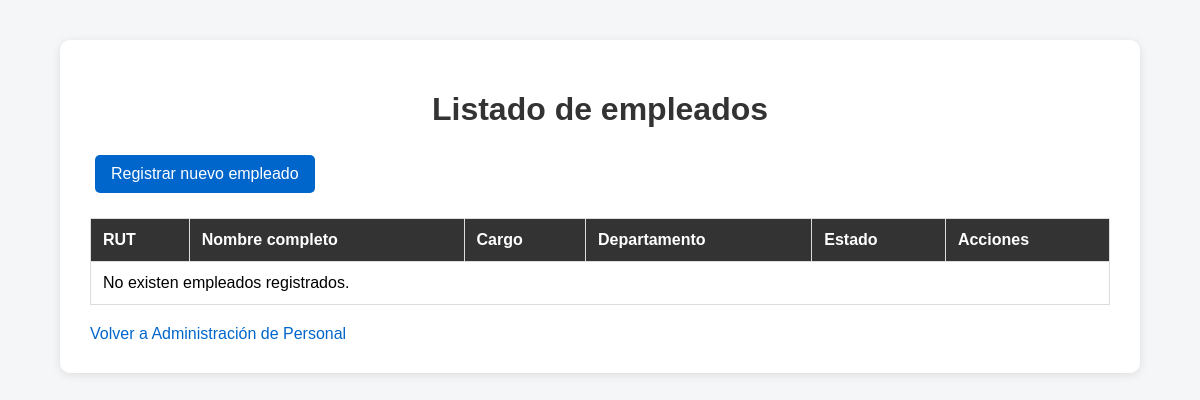
The page /personal/empleados/ (signed in) on the database as committed earlier.
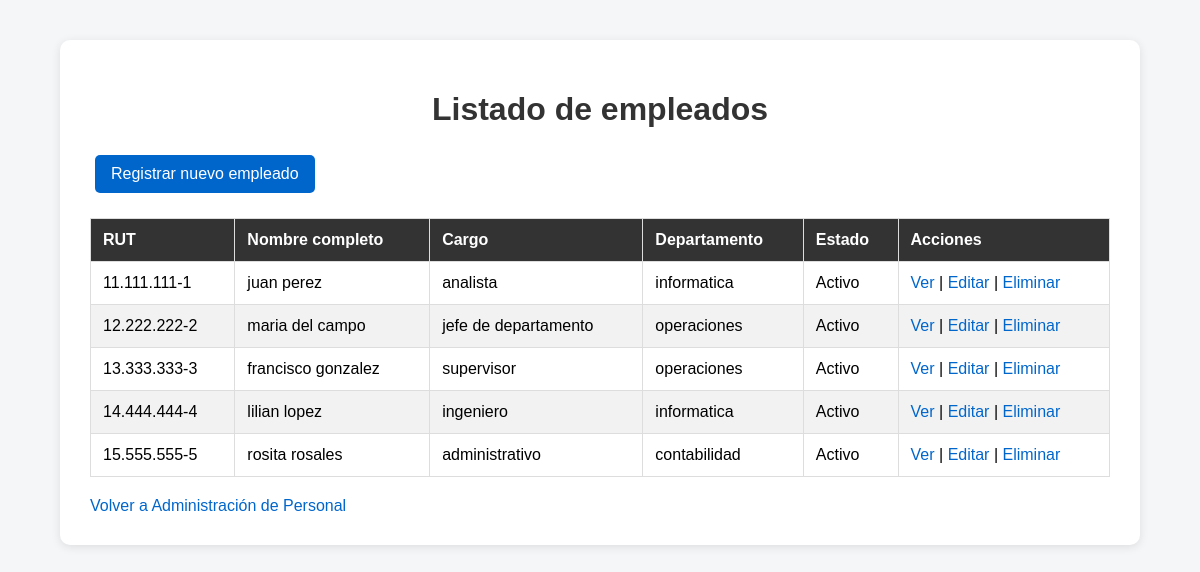
The same page on the database as committed later.
### personal/models.py (models this page shows, shortened)
class Empleado(models.Model):
    ESTADOS = [
        ('Activo', 'Activo'),
        ('Inactivo', 'Inactivo'),
    ]
    rut = models.CharField(
        max_length=12,
        unique=True
    )
    nombre = models.CharField(
        max_length=100
    )
    apellido = models.CharField(
        max_length=100
    )
    correo = models.EmailField()
    telefono = models.CharField(
        max_length=20
    )
    fecha_ingreso = models.DateField()
    cargo = models.ForeignKey(
        Cargo,
        on_delete=models.PROTECT
    )
    departamento = models.ForeignKey(
        Departamento,
        on_delete=models.PROTECT
    )
    estado = models.CharField(
        max_length=10,
        choices=ESTADOS,
        default='Activo'
    )

class Cargo(models.Model):
    nombre = models.CharField(max_length=100)
    descripcion = models.TextField(blank=True)
    def __str__(self):
        return self.nombre

class Departamento(models.Model):
    nombre = models.CharField(max_length=100)
    descripcion = models.TextField(blank=True)
    def __str__(self):
        return self.nombre

### personal/views.py (the view)
@login_required
def lista_empleados(request):
    empleados = Empleado.objects.all()
    return render(
        request,
        'personal/lista_empleados.html',
        {
            'empleados': empleados
        }
    )

### personal/templates/personal/lista_empleados.html (shortened to what this page needs)
{% load static %}
<!DOCTYPE html>
<html lang="es">
<head>
    <link rel="stylesheet"
          href="{% static 'personal/estilos.css' %}">
</head>
<body>
<div class="contenedor">
    <h1>Listado de empleados</h1>
    <a class="boton"
       href="{% url 'crear_empleado' %}">
        Registrar nuevo empleado
    </a>
    <table>
        <thead>
            <tr>
                <th>RUT</th>
                <th>Nombre completo</th>
                <th>Cargo</th>
                <th>Departamento</th>
                <th>Estado</th>
                <th>Acciones</th>
            </tr>
        </thead>
        <tbody>
        {% for empleado in empleados %}
            <tr>
                <td>
                    {{ empleado.rut }}
                </td>
                <td>
                    {{ empleado.nombre }}
                    {{ empleado.apellido }}
                </td>
                <td>
                    {{ empleado.cargo }}
                </td>
                <td>
                    {{ empleado.departamento }}
                </td>
                <td>
                    {{ empleado.estado }}
                </td>
                <td>
                    <a href="{% url 'detalle_empleado' empleado.id %}">
                        Ver
                    </a>
                    |
                    <a href="{% url 'editar_empleado' empleado.id %}">
                        Editar
                    </a>
                    |
                    <a href="{% url 'eliminar_empleado' empleado.id %}">
                        Eliminar
                    </a>
                </td>
            </tr>
        {% empty %}
            <tr>
                <td colspan="6">
                    No existen empleados registrados.
                </td>
            </tr>
        {% endfor %}
        </tbody>
    </table>
    <div class="acciones">
        <a href="{% url 'inicio_personal' %}">
            Volver a Administración de Personal
        </a>
    </div>
</div>
</body>
</html>

### personal/static/personal/estilos.css (style rules this page uses)
body { font-family: Arial, sans-serif; background-color: #f4f6f8; margin: 0; padding: 0; }
.contenedor { width: 85%; max-width: 1100px; margin: 40px auto; background-color: white; padding: 30px; border-radius: 10px; box-shadow: 0 2px 10px rgba(0, 0, 0, 0.1); }
h1 { text-align: center; color: #333; }
a { color: #0066cc; text-decoration: none; }
.boton { display: inline-block; padding: 10px 16px; margin: 5px; background-color: #0066cc; color: white; text-decoration: none; border-radius: 5px; border: none; cursor: pointer; }
table { width: 100%; border-collapse: collapse; margin-top: 20px; }
th, td { border: 1px solid #ddd; padding: 12px; text-align: left; }
th { background-color: #333; color: white; }
tr:nth-child(even) { background-color: #f2f2f2; }
.acciones { margin-top: 20px; }

Rows that differ between the two databases and show on the page:
added Empleado: rut "11.111.111-1", nombre "juan", apellido "perez", cargo "analista", departamento "informatica", estado "Activo"
added Empleado: rut "12.222.222-2", nombre "maria", apellido "del campo", cargo "jefe de departamento", departamento "operaciones", estado "Activo"
added Empleado: rut "13.333.333-3", nombre "francisco", apellido "gonzalez", cargo "supervisor", departamento "operaciones", estado "Activo"
added Empleado: rut "14.444.444-4", nombre "lilian", apellido "lopez", cargo "ingeniero", departamento "informatica", estado "Activo"
added Empleado: rut "15.555.555-5", nombre "rosita", apellido "rosales", cargo "administrativo", departamento "contabilidad", estado "Activo"
Other text that changed with them:
text no longer shown: "No existen empleados registrados."
